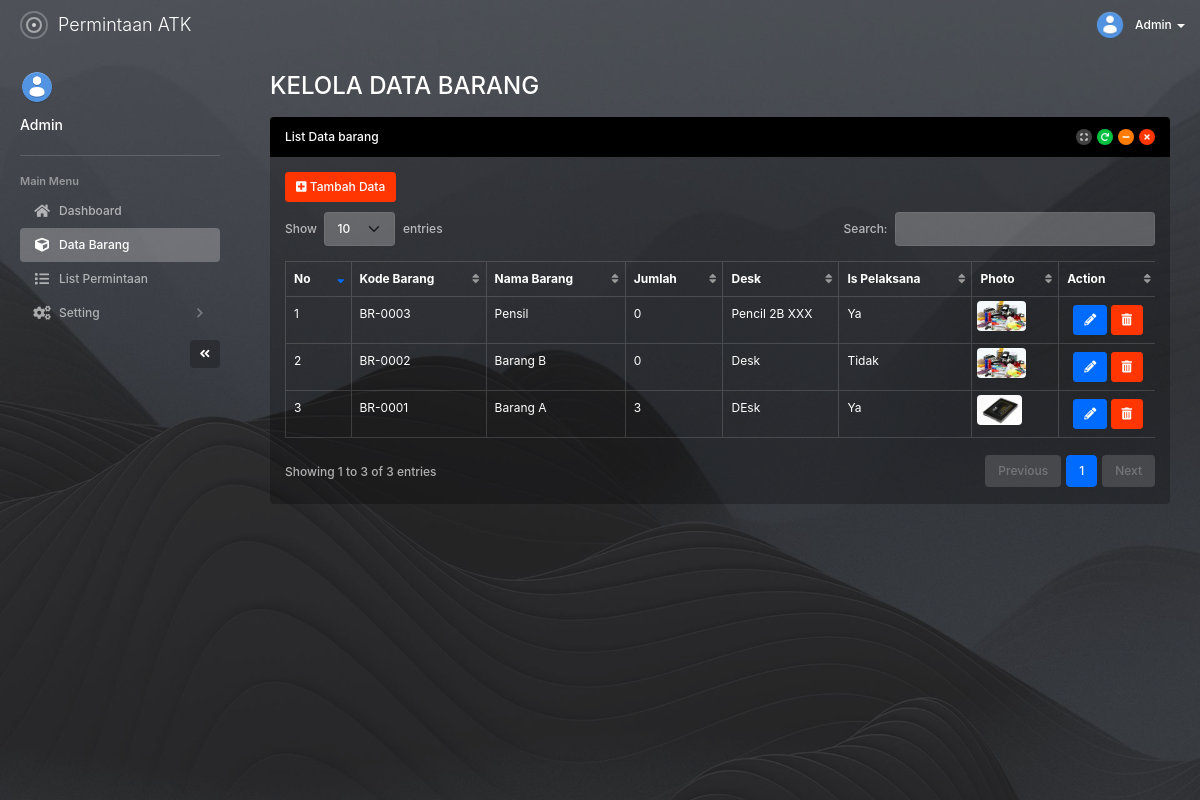
/index.php/barang, run on the app's committed database.
### tables this page shows
CREATE TABLE `user` (
  `user_id` int(11) NOT NULL,
  `username` varchar(50) NOT NULL,
  `password` varchar(100) NOT NULL,
  `level_id` int(2) NOT NULL COMMENT '1:admin,2:pegawai'
);

CREATE TABLE `barang` (
  `barang_id` int(11) NOT NULL,
  `kode_barang` varchar(20) NOT NULL,
  `nama_barang` varchar(150) NOT NULL,
  `jumlah` int(11) NOT NULL,
  `desk` text,
  `photo` varchar(150) DEFAULT NULL,
  `is_pelaksana` varchar(6) DEFAULT NULL
);

### application/libraries/Template.php (called while the page is built)
<?php
Class Template{
    var $template_data = array();
    function set($name, $value)
    {
        $this->template_data[$name]=$value;
    }
    function load($template ='', $view ='', $view_data = array(), $return =FALSE)
    {
        $this->CI=& get_instance();
        $this->set('contents',$this->CI->load->view($view, $view_data, TRUE));
        return $this->CI->load->view($template, $this->template_data, $return);
    }
}

### application/controllers/Barang.php (called while the page is built, shortened)
<?php
class Barang extends CI_Controller
{
    public function index()
    {
        $barang = $this->Barang_model->get_all();
        $data = array(
            'barang_data' => $barang,
        );
        $this->template->load('template', 'barang/barang_list', $data);
    }
}

### index.php (called while the page is built, shortened)
<?php
require_once BASEPATH.'core/CodeIgniter.php';

### application/models/Barang_model.php (called while the page is built, shortened)
<?php
class Barang_model extends CI_Model
{
    public $table = 'barang';
    public $id = 'barang_id';
    public $order = 'DESC';
    function get_all()
    {
        $this->db->order_by($this->id, $this->order);
        return $this->db->get($this->table)->result();
    }
}

### application/helpers/security_helper.php (called while the page is built, shortened)
<?php if (!defined("BASEPATH")) exit("No direct script access allowed");
function encrypt_url($string) {
    $security       = parse_ini_file("security.ini");
    $secret_key     = $security["encryption_key"];
    $secret_iv      = $security["iv"];
    $encrypt_method = $security["encryption_mechanism"];
    $key    = hash("sha256", $secret_key);
    $iv     = substr(hash("sha256", $secret_iv), 0, 16);
    $result = openssl_encrypt($string, $encrypt_method, $key, 0, $iv);
    $output = base64_encode($result);
    return $output;
}

### application/libraries/Fungsi.php (called while the page is built, shortened)
<?php
class Fungsi
{
	protected $ci;
	public function __construct()
	{
		$this->ci = &get_instance();
	}
	public function user_login()
	{
		$user_id = $this->ci->session->userdata('userid');
		$user_data = $this->ci->user_m->get($user_id)->row();
		return $user_data;
	}
}

### application/models/User_m.php (called while the page is built, shortened)
<?php defined('BASEPATH') OR exit('No direct script access allowed');
class User_m extends CI_Model {
    public function get($id = null)
    {
        $this->db->select('*');
        $this->db->from('user');
        $query = $this->db->get();
        return $query;
    }
}

### application/views/barang/barang_list.php (the view, shortened to what this page needs)
<div id="content" class="app-content">
    <h1 class="page-header">KELOLA DATA BARANG</h1>
    <div class="panel panel-inverse">
        <div class="panel-heading">
            <h4 class="panel-title">List Data barang </h4>
            <div class="panel-heading-btn">
                <a href="javascript:;" class="btn btn-xs btn-icon btn-default" data-toggle="panel-expand"><i class="fa fa-expand"></i></a>
                <a href="javascript:;" class="btn btn-xs btn-icon btn-success" data-toggle="panel-reload"><i class="fa fa-redo"></i></a>
                <a href="javascript:;" class="btn btn-xs btn-icon btn-warning" data-toggle="panel-collapse"><i class="fa fa-minus"></i></a>
                <a href="javascript:;" class="btn btn-xs btn-icon btn-danger" data-toggle="panel-remove"><i class="fa fa-times"></i></a>
            </div>
        </div>
        <div class="panel-body">
            <div class="row">
                <div class="col-md-12 col-sm-12 col-xs-12">
                    <div class="x_panel">
                        <div class="box-body">
                            <div class='row'>
                                <div class='col-md-9'>
                                    <div style="padding-bottom: 10px;">
                                        <?php echo anchor(site_url('barang/create'), '<i class="fas fa-plus-square" aria-hidden="true"></i> Tambah Data', 'class="btn btn-danger btn-sm tambah_data"'); ?>
                                    </div>
                                </div>
                            </div>
                            <div class="box-body" style="overflow-x: scroll; ">
                                <table id="data-table-default" class="table table-bordered table-hover table-td-valign-middle text-white">
                                    <thead>
                                        <tr>
                                            <th>No</th>
                                            <th>Kode Barang</th>
                                            <th>Nama Barang</th>
                                            <th>Jumlah</th>
                                            <th>Desk</th>
                                            <th>Is Pelaksana</th>
                                            <th>Photo</th>
                                            <th>Action</th>
                                        </tr>
                                    </thead>
                                    <tbody><?php $no = 1;
                                            foreach ($barang_data as $barang) {
                                            ?>
                                            <tr>
                                                <td><?= $no++ ?></td>
                                                <td><?php echo $barang->kode_barang ?></td>
                                                <td><?php echo $barang->nama_barang ?></td>
                                                <td><?php echo $barang->jumlah ?></td>
                                                <td><?php echo $barang->desk ?></td>
                                                <td><?php echo $barang->is_pelaksana ?></td>
                                                <td>
													<a id="view_gambar" href="#modal-dialog" data-bs-toggle="modal" <?php if ($barang->photo == '' || $barang->photo == null) { ?> data-photo="default.png" <?php } else { ?> data-photo="<?php echo $barang->photo ?>" <?php } ?> data-nama_barang="<?php echo $barang->nama_barang ?>">
														<?php if ($barang->photo == '' || $barang->photo == null) { ?>
															<img src="<?= base_url() ?>assets/assets/img/barang/default.png" class="rounded h-30px my-n1 mx-n1" />
														<?php } else { ?>
															<img src="<?= base_url() ?>assets/assets/img/barang/<?php echo $barang->photo ?>" class="rounded h-30px my-n1 mx-n1" />
														<?php } ?>
													</a>
												</td>
                                                <td style="text-align:center" width="">
                                                    <?php
                                                    echo anchor(site_url('barang/update/' . encrypt_url($barang->barang_id)), '<i class="fas fa-pencil-alt" aria-hidden="true"></i>', 'class="btn btn-primary btn-sm update_data"');
                                                    echo anchor(site_url('barang/delete/' . encrypt_url($barang->barang_id)), '<i class="fas fa-trash-alt" aria-hidden="true"></i>', 'class="btn btn-danger btn-sm delete_data" Delete', 'onclick="javasciprt: return confirm(\'Are You Sure ?\')"');
                                                    ?>
                                                </td>
                                            </tr>
                                        <?php } ?>
                                    </tbody>
                                </table>
                            </div>
                        </div>
                    </div>
                </div>
            </div>
        </div>
    </div>

### application/views/template.php (shortened to what this page needs)
<!DOCTYPE html>
<html lang="en">
<head>
	<link href="<?= base_url() ?>assets/assets/css/vendor.min.css" rel="stylesheet" />
	<link href="<?= base_url() ?>assets/assets/css/transparent/app.min.css" rel="stylesheet" />
	<link rel="stylesheet" href="https://cdnjs.cloudflare.com/ajax/libs/font-awesome/5.15.3/css/all.min.css" />
	<link href="<?= base_url() ?>assets/assets/plugins/jvectormap-next/jquery-jvectormap.css" rel="stylesheet" />
	<link href="<?= base_url() ?>assets/assets/plugins/bootstrap-calendar/css/bootstrap_calendar.css" rel="stylesheet" />
	<link href="<?= base_url() ?>assets/assets/plugins/datatables.net-bs4/css/dataTables.bootstrap4.min.css" rel="stylesheet" />
	<link href="<?= base_url() ?>assets/assets/plugins/datatables.net-responsive-bs4/css/responsive.bootstrap4.min.css" rel="stylesheet" />
	<link href="<?= base_url() ?>assets/assets/plugins/bootstrap3-wysihtml5-bower/dist/bootstrap3-wysihtml5.min.css" rel="stylesheet" />
	<link href="<?= base_url() ?>assets/assets/plugins/bootstrap3-wysihtml5-bower/dist/bootstrap3-wysihtml5.min.css" rel="stylesheet" />
	<link rel="stylesheet" href="https://cdnjs.cloudflare.com/ajax/libs/select2/4.0.8/css/select2.min.css">
</head>
<body>
	<div class="app-cover"></div>
	<div id="app" class="app app-header-fixed app-sidebar-fixed">
		<div id="header" class="app-header">
			<div class="navbar-header">
				<a href="#" class="navbar-brand"><span class="navbar-logo"></span> Permintaan ATK</a>
			</div>
			<div class="navbar-nav">
				<div class="navbar-item navbar-user dropdown">
					<a href="#" class="navbar-link dropdown-toggle d-flex align-items-center" data-bs-toggle="dropdown">
						<img src="<?= base_url() ?>assets/assets/img/user/admin.png" alt="" />
						<span>
							<span class="d-none d-md-inline"><?= ucfirst($this->fungsi->user_login()->username) ?></span>
							<b class="caret"></b>
						</span>
					</a>
				</div>
			</div>
		</div>
		<div id="sidebar" class="app-sidebar">
			<div class="app-sidebar-content" data-scrollbar="true" data-height="100%">
				<div class="menu">
					<div class="menu-profile">
						<a href="javascript:;" class="menu-profile-link" data-toggle="app-sidebar-profile" data-target="#appSidebarProfileMenu">
							<div class="menu-profile-cover with-shadow"></div>
							<div class="menu-profile-image">
								<img src="<?= base_url() ?>assets/assets/img/user/admin.png" alt="" /> -->
							</div>
							<div class="menu-profile-info">
								<div class="d-flex align-items-center">
									<div class="flex-grow-1">
										<?= ucfirst($this->fungsi->user_login()->username) ?>
									</div>
								</div>
							</div>
						</a>
					</div>
					<div class="menu-header">Main Menu</div>
					<div class="menu-item <?= $this->uri->segment(1) == 'dashboard' ? 'active' : '' ?>">
						<a href="<?= base_url() ?>dashboard" class="menu-link ">
							<div class="menu-icon">
								<i class="fa fa-home"></i>
							</div>
							<div class="menu-text">Dashboard</div>
						</a>
					</div>
					<div class="menu-item <?= $this->uri->segment(1) == 'barang' ? 'active' : '' ?>">
						<a href="<?= base_url() ?>barang" class="menu-link ">
							<div class="menu-icon">
								<i class="fa fa-cube"></i>
							</div>
							<div class="menu-text">Data Barang</div>
						</a>
					</div>
					<div class="menu-item <?= $this->uri->segment(1) == 'permintaan' ? 'active' : '' ?>">
						<a href="<?= base_url() ?>permintaan" class="menu-link ">
							<div class="menu-icon">
								<i class="fa fa-list"></i>
							</div>
							<div class="menu-text">List Permintaan</div>
						</a>
					</div>
					<div class="menu-item has-sub <?= $this->uri->segment(1) == 'user' || $this->uri->segment(1) == 'history_login' || $this->uri->segment(1) == 'backup' ? 'active' : '' ?>">
						<a href="javascript:;" class="menu-link">
							<div class="menu-icon">
								<i class="fa fa-cogs"></i>
							</div>
							<div class="menu-text">Setting</div>
							<div class="menu-caret"></div>
						</a>
					</div>
					<div class="menu-item d-flex">
						<a href="javascript:;" class="app-sidebar-minify-btn ms-auto" data-toggle="app-sidebar-minify"><i class="fa fa-angle-double-left"></i></a>
					</div>
				</div>
			</div>
		</div>
		<div class="app-sidebar-bg"></div>
		<?php echo $contents ?>
</body>
</html>

### data on the page
user: username "Admin"
barang: kode_barang "BR-0003", nama_barang "Pensil", jumlah "0", desk "Pencil 2B XXX", is_pelaksana "Ya", photo (picture)
barang: kode_barang "BR-0002", nama_barang "Barang B", jumlah "0", desk "Desk", is_pelaksana "Tidak", photo (picture)
barang: kode_barang "BR-0001", nama_barang "Barang A", jumlah "3", desk "DEsk", is_pelaksana "Ya", photo (picture)
